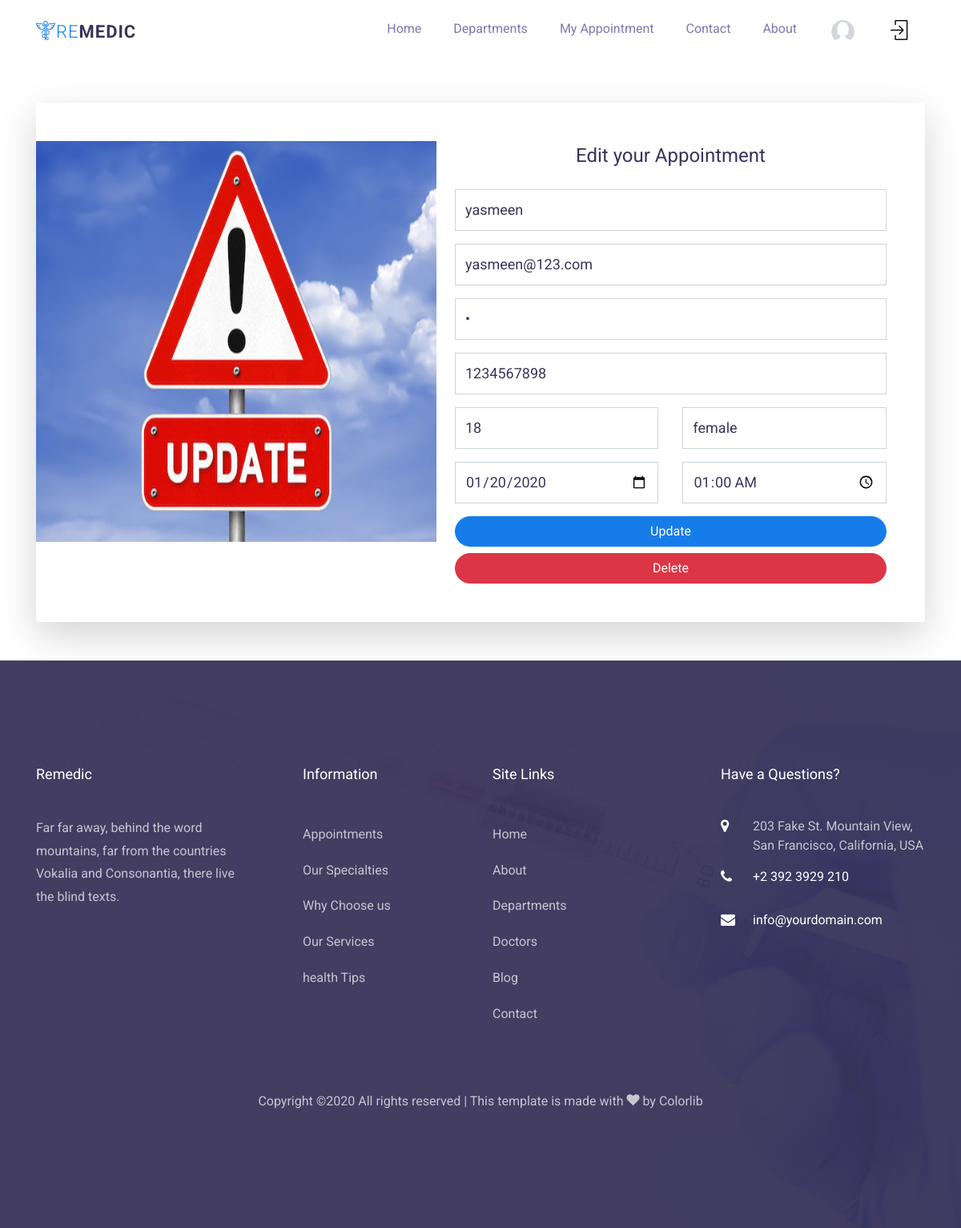
Screenshot of /update_appointment.php?reservation_id=3 (signed in) with the database file from the repository.
### tables this page shows
CREATE TABLE IF NOT EXISTS `reservation` (
  `reservation_id` int(3) NOT NULL AUTO_INCREMENT,
  `fullname` varchar(100) NOT NULL,
  `email` varchar(100) NOT NULL,
  `pass` varchar(100) NOT NULL,
  `age` int(3) NOT NULL,
  `gender` varchar(100) NOT NULL,
  `phone` varchar(100) NOT NULL,
  `reservation_date` date NOT NULL,
  `reservation_time` time NOT NULL,
  `patient_id` int(3) NOT NULL,
  `doctor_id` int(3) NOT NULL,
  PRIMARY KEY (`reservation_id`)
);

### update_appointment.php (the view, shortened to what this page needs)
   <?php
   include("includes/public_header.php");
   $query  = "SELECT * FROM reservation WHERE reservation_id={$_GET['reservation_id']}";
   $result = mysqli_query($conn,$query);
   $row    = mysqli_fetch_assoc($result);
   ?>
<body class="bg-gradient-primary">
  <div class="container">
    <div class="card o-hidden border-0 shadow-lg my-5">
      <div class="card-body p-0">
        <div class="row">
          <div class="col-lg-5 d-none d-lg-block text-center mt-5">
            <img src="images/up.jpg" width="500px" height="500px">
          </div>
          <div class="col-lg-7">
            <div class="p-5">
              <div class="text-center">
                <h1 class="h4 text-gray-900 mb-4">Edit your Appointment</h1>
              </div>
             <form class='user' method='post'>
                      <div class='form-group'>
                        <input type='text' class='form-control form-control-user' value="<?php echo $row['fullname'] ?>" name='fullname'>
                      </div>
                      <div class='form-group'>
                        <input type='email' class='form-control form-control-user' aria-describedby='emailHelp'   value="<?php echo $row['email'] ?>" name='email'>
                      </div>
                      <div class='form-group'>
                        <input type='password' class='form-control form-control-user' value="<?php echo $row['pass'] ?>" name='password'>
                      </div>
                      <div class='form-group'>
                        <input type='text' class='form-control form-control-user'  value="<?php echo $row['phone'] ?>" name='phone'>
                      </div>
                      <div class="row">
                        <div class="col-md-6">
                          <div class="form-group">
                            <input type="text" class="form-control"  value="<?php echo $row['age'] ?>" name="age">
                          </div>
                        </div>
                        <div class="col-md-6">
                          <div class="form-group">
                            <input type="text" class="form-control"  value="<?php echo $row['gender'] ?>" name="gender">
                          </div>
                        </div>
                      </div>
                      <div class="row">
                        <div class="col-md-6">
                          <div class="form-group">
                            <input type="date" class="form-control"  value="<?php echo $row['reservation_date'] ?>" name="date">
                          </div>
                        </div>
                        <div class="col-md-6">
                          <div class="form-group">
                            <input type="time" class="form-control" value="<?php echo $row['reservation_time'] ?>" name="time">
                          </div>
                        </div>
                      </div>
                      <button class='btn btn-primary btn-user btn-block' name='update'>Update</button>
                      <button class='btn btn-danger btn-user btn-block' name='delete'>Delete</button>
                    </form>
            </div>
          </div>
        </div>
      </div>
    </div>
</div>
</body>
</html>
   <?php
include("includes/public_footer.php");
    ?>

### rows the page displays
reservation: fullname "yasmeen", email "yasmeen@123.com", phone "1234567898", age "18", gender "female", date "01/20/2020", time "01:00:00"
